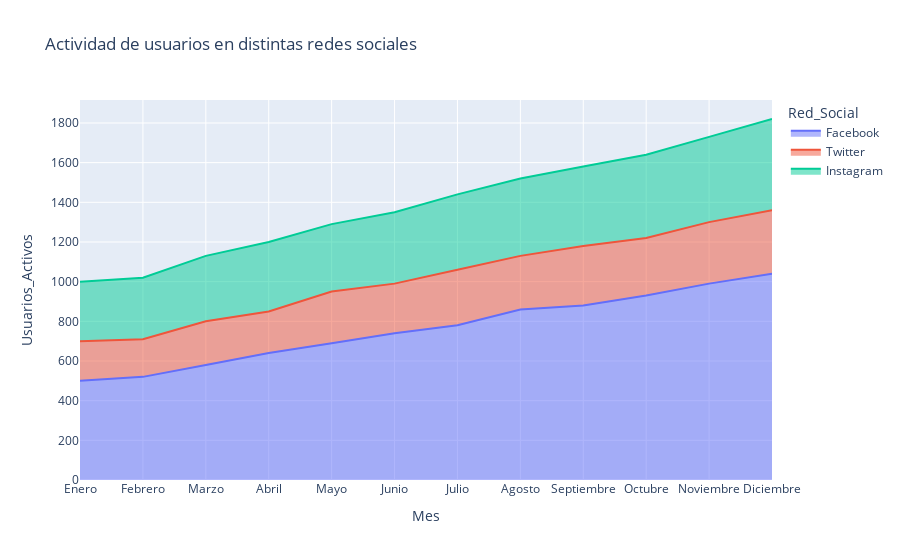

The notebook cell saved with this chart:
### Markdown cell above
![Gráfico](img/encuesta.png)

### Code cell
df_actividad = pd.read_csv("archivos_csv/actividad.csv")

fig5 = px.area(df_actividad,x='Mes',y="Usuarios_Activos",title="Actividad de usuarios en distintas redes sociales",color="Red_Social")
fig5.show()

### Figure 1 — Plotly figure (JSON) as saved in the notebook; plotly's stock layout.template omitted (floating-point values rounded to 4 significant figures)
{"data": [{"fillpattern": {"shape": ""}, "hovertemplate": "Red_Social=Facebook<br>Mes=%{x}<br>Usuarios_Activos=%{y}<extra></extra>", "legendgroup": "Facebook", "line": {"color": "#636efa"}, "marker": {"symbol": "circle"}, "mode": "lines", "name": "Facebook", "orientation": "v", "showlegend": true, "stackgroup": "1", "type": "scatter", "x": ["Enero", "Febrero", "Marzo", "Abril", "Mayo", "Junio", "Julio", "Agosto", "Septiembre", "Octubre", "Noviembre", "Diciembre"], "xaxis": "x", "y": [500, 520, 580, 640, 690, 740, 780, 860, 880, 930, 990, 1040], "yaxis": "y"}, {"fillpattern": {"shape": ""}, "hovertemplate": "Red_Social=Twitter<br>Mes=%{x}<br>Usuarios_Activos=%{y}<extra></extra>", "legendgroup": "Twitter", "line": {"color": "#EF553B"}, "marker": {"symbol": "circle"}, "mode": "lines", "name": "Twitter", "orientation": "v", "showlegend": true, "stackgroup": "1", "type": "scatter", "x": ["Enero", "Febrero", "Marzo", "Abril", "Mayo", "Junio", "Julio", "Agosto", "Septiembre", "Octubre", "Noviembre", "Diciembre"], "xaxis": "x", "y": [200, 190, 220, 210, 260, 250, 280, 270, 300, 290, 310, 320], "yaxis": "y"}, {"fillpattern": {"shape": ""}, "hovertemplate": "Red_Social=Instagram<br>Mes=%{x}<br>Usuarios_Activos=%{y}<extra></extra>", "legendgroup": "Instagram", "line": {"color": "#00cc96"}, "marker": {"symbol": "circle"}, "mode": "lines", "name": "Instagram", "orientation": "v", "showlegend": true, "stackgroup": "1", "type": "scatter", "x": ["Enero", "Febrero", "Marzo", "Abril", "Mayo", "Junio", "Julio", "Agosto", "Septiembre", "Octubre", "Noviembre", "Diciembre"], "xaxis": "x", "y": [300, 310, 330, 350, 340, 360, 380, 390, 400, 420, 430, 460], "yaxis": "y"}], "layout": {"legend": {"title": {"text": "Red_Social"}, "tracegroupgap": 0}, "title": {"text": "Actividad de usuarios en distintas redes sociales"}, "xaxis": {"anchor": "y", "domain": [0, 1], "title": {"text": "Mes"}}, "yaxis": {"anchor": "x", "domain": [0, 1], "title": {"text": "Usuarios_Activos"}}}}
